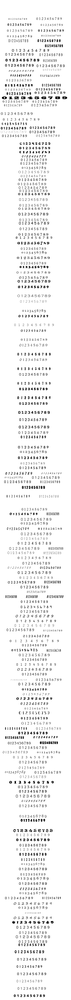
#> input picture images/pdf2png/0123456789.png, 71 x 1000 px, shrunk from 1293 x 18122 before the run, found by its file name
$ python digits_segment.py   (Python 2 division)
#> lines starting #> are read from the running program, lines starting #| are printed output that depends on the picture; after the words box and inside, x2 and y2 are one past the last pixel; in counts of white or black regions, pixels touching at a corner belong together
### OCR.py
import cv2
import numpy as np

DISP = False
def disp(title, img):
    if DISP:
        cv2.imshow(title, img)

def inBounds(img, r, c):
    h, w = img.shape[0], img.shape[1]
    return 0 <= c < w and 0 <= r < h

def indexObjects(img):
    """
    :param img:
    :return: (indices, newidx), where indices is the index array.
    0 is the background and the objects are labeled with indices going from 1 to newidx-1, inclusive
    """
    indices = np.zeros(img.shape, 'uint8')
    toCheck = []

    h, w = img.shape
    newIdx = 1

    for r in range(h):
        for c in range(w):
            if img[r, c] > 0 and indices[r, c] == 0:
                toCheck.append((c, r))
                while len(toCheck) > 0:
                    cc, cr = toCheck[0]
                    if not inBounds(img, cr, cc):
                        toCheck.pop(0)
                        continue

                    if img[cr, cc] > 0 and indices[cr, cc] == 0:
                        indices[cr, cc] = newIdx
                        toCheck.append((cc - 1, cr))
                        toCheck.append((cc + 1, cr))
                        toCheck.append((cc, cr - 1))
                        toCheck.append((cc, cr + 1))
                        toCheck.append((cc - 1, cr - 1))
                        toCheck.append((cc + 1, cr + 1))
                        toCheck.append((cc + 1, cr - 1))
                        toCheck.append((cc - 1, cr + 1))

                    toCheck.pop(0)

                newIdx += 1
    return indices, newIdx

# [104 lines left out: functions test, get_gaussian, extract_digit, not called in this run]

def get_bounding_box(img, value = 255):
    """

    :param img:
    :param value: the value to search for
    :return: U, D, L, R params of bounding rectangle, nonne, if image is blank
    """
    h, w = img.shape
    U = h
    D = 0
    L = w
    R = 0
    found = False
    for r in range(h):
        for c in range(w):
            if img[r, c] == value:
                found = True
                if r < U:
                    U = r
                if r > D:
                    D = r
                if c < L:
                    L = c
                if c > R:
                    R = c
    if not found: return None
    return U, D, L, R

# [31 lines left out: functions warp_bounding, get_cog, not called in this run]

# [45 lines that do not run on import are left out]

### digits_segment.py
import cv2
import numpy as np
from OCR import *
from pprint import pprint

out_folder = "D:/Asztal/temp/0123456789 - Copy/pdf2png/"
img = cv2.imread("D:/Asztal/temp/0123456789 - Copy/pdf2png/0123456789.png", 0)
#> img is the input picture: shape (1000, 71); min 0, max 255, mean 241.8
img = 255 - img
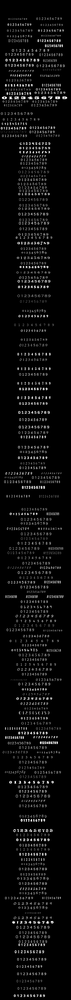
#> img: shape (1000, 71); min 0, max 255, mean 13.2
rows = np.max(img, 1)
#> rows = 1000 values, max 255 at index 97, min 0 at index 0, mean 69.22
rows[rows != 0] = 255
row_indices = []
for i in range(1, rows.size):
    if rows[i - 1] != rows[i]:
        row_indices.append(i)
#> after the loop, row_indices = 107 values from 15 to 979

nextidx = [0] * 10

for i in range(len(row_indices)):
    if i % 2 == 0:
        continue
    idx1 = row_indices[i - 1]
    idx2 = row_indices[i]

    part = img[(idx1 - 2) : (idx2 + 2), :]
    part_orig = part.copy()
    part[part != 0] = 255
    indices, val = indexObjects(part)
    print i, len(row_indices), val

    if val % 10 != 1:
        cv2.imshow("", part)
        cv2.waitKey()
    else:
        bboxes = []
        for j in range(1, val):
            bbox = get_bounding_box(indices, j)
            bboxes.append(bbox)

        bboxes.sort(key=lambda bb:bb[2])

        for j in range(len(bboxes)):
            uu, dd, ll, rr = bboxes[j]
            digit_img = part_orig[uu: dd, ll: rr]
            digit_num = j % 10
            folder = out_folder + str(digit_num)
            filename = folder + "/" + str(nextidx[digit_num]) + ".png"
            cv2.imwrite(filename, digit_img)
            nextidx[digit_num] = nextidx[digit_num] + 1
#> this loop made 107 passes
#> (idx1, idx2) on pass 2: (15, 107)
#| 1 107 96
#| 3 107 30
#| 5 107 68
#| 7 107 21
#| 9 107 48
#| 11 107 27
#| 13 107 23
#| 15 107 32
#> (further printed lines are left out)
#> pass 2, `part = img[(idx1 - 2) : (idx2 + 2), :]`:
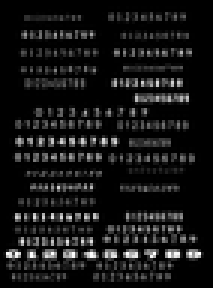
#> part: shape (96, 71) (shown 3 times larger); min 0, max 255, mean 21.7
#> pass 2, `indices, val = indexObjects(part)`:
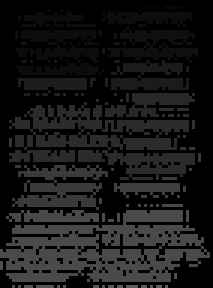
#> indices: shape (96, 71) (shown 3 times larger); min 0, max 95, mean 23.5
#> pass 2, `cv2.imshow("", part)`:
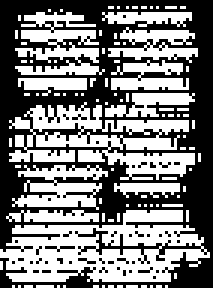
#> window '': shape (96, 71) (shown 3 times larger); 48.8% white; 95 white regions (84 under 20 px), largest, box (x1, y1, x2, y2) and area: (0, 70, 70, 94) 985, (3, 34, 65, 60) 744, (5, 4, 35, 25) 333


            # cv2.imshow(str((j % 10)), part_orig[uu: dd, ll: rr])
            # cv2.waitKey()
            # cv2.destroyAllWindows()
